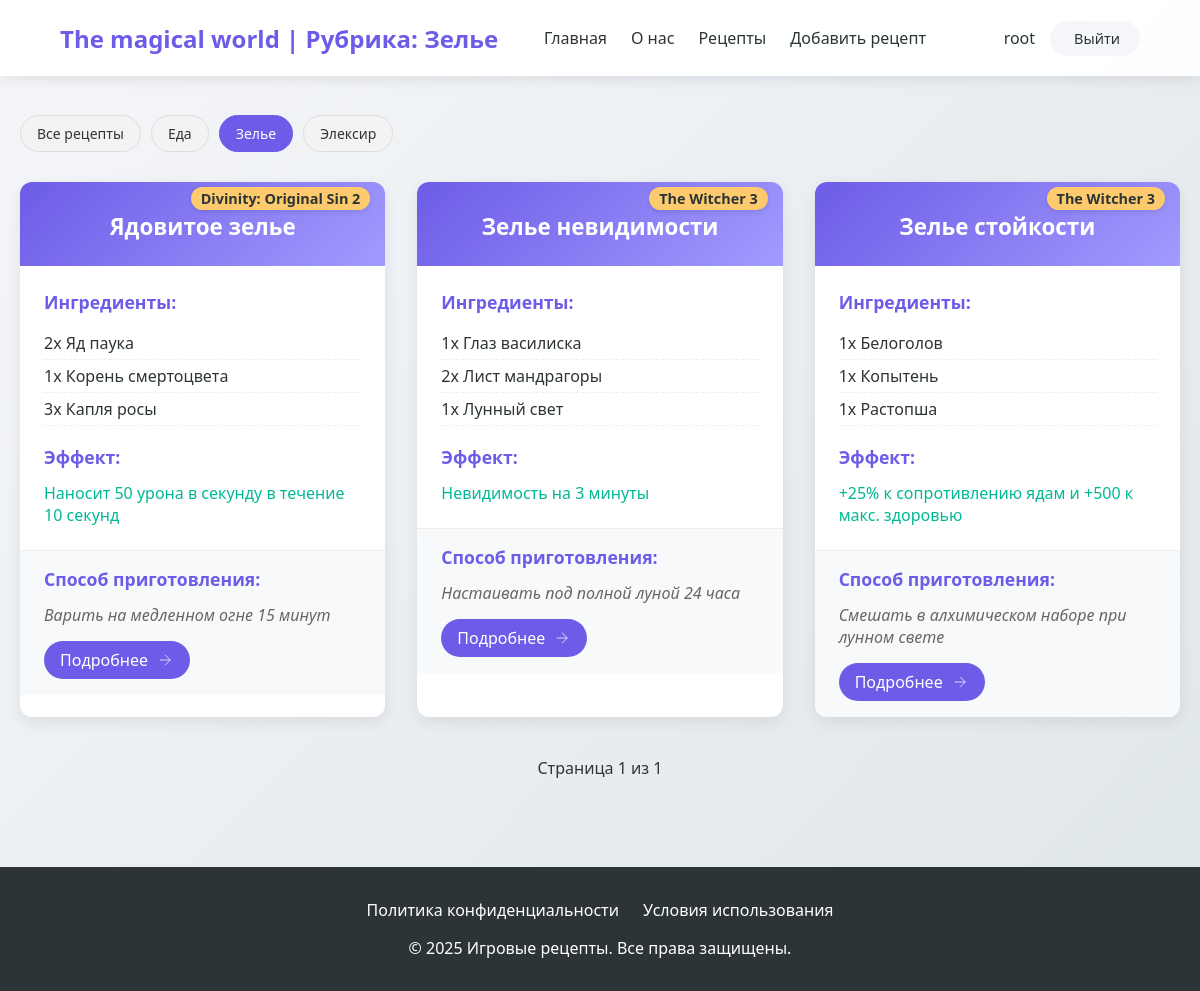
The page /category/Zelie/ (signed in) on the database its author committed.
### star/models.py (models this page shows, shortened)
class Category(models.Model):
    name = models.CharField(max_length=255, db_index=True, verbose_name = 'Категория')
    slug = models.SlugField(max_length=100, unique=True, db_index=True)
    class Meta:
        verbose_name = 'Категории'
        verbose_name_plural = 'Категории'
    def get_absolute_url(self):
         return reverse('category', kwargs = {'cat_slug' : self.slug})

class recipe(models.Model):
    title = models.CharField(max_length = 255, verbose_name = 'Название')
    slug = models.SlugField(max_length = 255, unique = True, db_index = True, verbose_name = 'slug')
    game = models.CharField(max_length = 255, verbose_name = 'Название игры')
    ingredients = models.JSONField(default =list, blank = True, verbose_name = 'Ингредиенты')
    effect = models.CharField(max_length = 255, verbose_name = 'Эффект')
    preparation = models.CharField(max_length = 255, verbose_name = 'Способ приготовления')
    time_create = models.DateTimeField(auto_now_add = True, verbose_name = 'Время создания')
    time_update = models.DateTimeField(auto_now = True, verbose_name = 'Время изменение')
    cat = models.ForeignKey('Category', on_delete = models.PROTECT, verbose_name = 'Категория')
    author = models.ForeignKey(get_user_model(), on_delete = models.SET_NULL, related_name = 'post', null = True, default = None)
    class Meta:
        verbose_name = 'Лучшие рецепты'
        verbose_name_plural = 'Лучшие рецепты'
        ordering = ['-time_create']
        indexes = [
            models.Index(fields = ['-time_create'])
        ]
    def get_absolute_url(self):
         return reverse('recipe', kwargs = {'recipe_slug' : self.slug})

### star/views.py (the view)
# urls.py: path('category/<slug:cat_slug>/', views.show_category, name='category'),
@login_required
def show_category(request, cat_slug):
    category = get_object_or_404(Category, slug=cat_slug)
    recipes = recipe.objects.filter(cat=category)
    paginator = Paginator(recipes, 6)
    page_number = request.GET.get('page')
    page_obj = paginator.get_page(page_number)
    context = {
        'recipes': recipes,
        'categories': Category.objects.all(),
        'cat_selected': category.pk,
        'title': f'Рубрика: {category.name}',
        'page_obj': page_obj
    }
    return render(request, 'star/catalog.html', context)

### star/templates/star/catalog.html (shortened to what this page needs)
{% extends 'star/base.html' %}
{% load static %}
{% block content %}
<section class="recipes-section">
    <link type="text/css" href="{% static 'star/css/catalog.css' %}" rel="stylesheet">
    <div class="category-filter">
        <div class="category-buttons">
            <a href="{% url 'all_recipes' %}" class="category-btn {% if not cat_selected %}active{% endif %}">
                Все рецепты
            </a>
            {% for category in categories %}
            <a href="{{ category.get_absolute_url }}"
                class="category-btn {% if category.pk == cat_selected %}active{% endif %}">
                {{ category.name }}
            </a>
            {% endfor %}
        </div>
    </div>
    <div class="recipes-grid">
        {% for recipe in page_obj %}
        <div class="recipe-card">
            <div class="recipe-header">
                <h2>{{ recipe.title }}</h2>
                <span class="game-badge">{{ recipe.game }}</span>
            </div>
            <div class="recipe-content">
                <div class="ingredients">
                    <h3>Ингредиенты:</h3>
                    <ul>
                        {% for ingredient in recipe.ingredients|slice:":3" %}
                        <li>{{ ingredient }}</li>
                        {% endfor %}
                    </ul>
                </div>
                <div class="recipe-effects">
                    <h3>Эффект:</h3>
                    <p>{{ recipe.effect|truncatewords:10  }}</p>
                </div>
            </div>
            <div class="recipe-footer">
                <div class="preparation">
                    <h3>Способ приготовления:</h3>
                    <p>{{ recipe.preparation|truncatewords:10 }}</p>
                    <a href="{{ recipe.get_absolute_url }}" class="details-btn">
                        <span>Подробнее</span>
                        <svg width="18" height="18" viewBox="0 0 24 24" fill="none" stroke="currentColor">
                            <path d="M5 12h14M12 5l7 7-7 7"/>
                        </svg>
                    </a>
                </div>
            </div>
        </div>
        {% endfor %}
    </div>
    <div class="pagination">
        <div class="pagination-links">
            <span class="current-page">
                Страница {{ page_obj.number }} из {{ page_obj.paginator.num_pages }}
            </span>
        </div>
    </div>
</section>
{% endblock %}

### star/templates/star/base.html (shortened to what this page needs)
{% load static %}
<!DOCTYPE html>
<html lang="ru">
<head>
    <link type="text/css" href="{% static 'star/css/style.css' %}" rel="stylesheet">
</head>
<body>
    <header>
        <nav>
            <a href="{% url 'home' %}" class="logo">The magical world | {{ title }}</a>
            <div class="nav-links">
                <a href="{% url 'home' %}">Главная</a>
                <a href="{% url 'about' %}">О нас</a>
                <a href="{% url 'catalog' %}">Рецепты</a>
                <a href="{% url 'addpage' %}">Добавить рецепт</a>
            </div>
            <div class="auth-container">
                    {% if user.is_authenticated %}
                        <span class="nav-links">
                            {{ user.username }}
                        </span>
                        <a href="{% url 'users:logout' %}" class="auth-btn logout-btn">
                        Выйти
                        </a>
                    {% endif %}
                </div>
        </nav>
    </header>
    <main class="container">
        {% block content %}{% endblock %}
    </main>
    <footer>
        <div class="footer-links">
            <a href="#">Политика конфиденциальности</a>
            <a href="#">Условия использования</a>
        </div>
        <p>© 2025 Игровые рецепты. Все права защищены.</p>
    </footer>
</body>
</html>

### star/static/star/css/style.css (style rules this page uses)
:root { --primary: #6c5ce7; --secondary: #a29bfe; --dark: #2d3436; --light: #f5f6fa; --success: #00b894; --warning: #fdcb6e; --danger: #d63031; }
* { margin: 0; padding: 0; box-sizing: border-box; font-family: 'Segoe UI', Tahoma, Geneva, Verdana, sans-serif; }
body { background: linear-gradient(135deg, var(--light), #dfe6e9); min-height: 100vh; color: var(--dark); }
header { background: rgba(255, 255, 255, 0.95); box-shadow: 0 2px 15px rgba(0, 0, 0, 0.1); position: fixed; width: 100%; z-index: 1000; }
nav { display: flex; justify-content: space-between; align-items: center; padding: 1.2rem 5%; max-width: 1400px; margin: 0 auto; }
.logo { font-size: 1.5rem; font-weight: 700; color: var(--primary); text-decoration: none; }
.nav-links { display: flex; gap: 1.5rem; }
.nav-links a { color: var(--dark); text-decoration: none; font-weight: 500; padding: 0.5rem 0; position: relative; }
.nav-links a::after { content: ''; position: absolute; bottom: 0; left: 0; width: 0; height: 2px; background: var(--primary); transition: width 0.3s ease; }
.container { max-width: 1200px; margin: 0 auto; padding: 100px 20px 40px; }
footer { background: var(--dark); color: white; padding: 2rem 5%; text-align: center; margin-top: 3rem; }
.footer-links { display: flex; justify-content: center; gap: 1.5rem; margin-bottom: 1rem; }
.footer-links a { color: white; text-decoration: none; }
.recipes-grid { display: grid; grid-template-columns: repeat(auto-fill, minmax(350px, 1fr)); gap: 2rem; }
.recipe-card { background: white; border-radius: 12px; overflow: hidden; box-shadow: 0 5px 15px rgba(0, 0, 0, 0.08); transition: transform 0.3s ease, box-shadow 0.3s ease; }
.recipe-header { padding: 1.5rem; background: linear-gradient(135deg, var(--primary), var(--secondary)); color: white; position: relative; }
.game-badge { position: absolute; top: -10px; right: 15px; background: var(--warning); color: var(--dark); padding: 3px 10px; border-radius: 20px; font-size: 0.8rem; font-weight: 600; }
.recipe-header h2 { font-size: 1.4rem; margin-top: 5px; }
.recipe-content { padding: 1.5rem; }
.ingredients h3, .recipe-effects h3, .preparation h3 { font-size: 1.1rem; margin-bottom: 0.8rem; color: var(--primary); }
.ingredients ul { list-style-type: none; margin-bottom: 1.2rem; }
.ingredients li { padding: 5px 0; border-bottom: 1px dashed #eee; }
.recipe-effects p { color: var(--success); font-weight: 500; }
.recipe-footer { padding: 1rem 1.5rem; background: #f8f9fa; border-top: 1px solid #eee; }
.preparation p { font-style: italic; color: #666; }

### star/static/star/css/catalog.css (style rules this page uses)
.details-btn { display: inline-flex; align-items: center; gap: 8px; padding: 8px 16px; background: var(--primary); color: white; border-radius: 50px; text-decoration: none; font-weight: 500; transition: all 0.3s ease; margin-top: 15px; }
.game-badge { display: inline-block; background: var(--warning); color: var(--dark); padding: 2px 10px; border-radius: 13px; font-size: 0.9rem; font-weight: 600; margin-top: 15px; box-shadow: 0 2px 5px rgba(0,0,0,0.1); transition: all 0.3s ease; }
.recipe-header { padding: 1.5rem; text-align: center; }
.recipe-header h2 { margin-bottom: 0; padding-bottom: 0; }

### star/templates/star/base.html (style rules this page uses)
.auth-container { display: flex; align-items: center; gap: 15px; }
.auth-btn { display: inline-flex; align-items: center; justify-content: center; padding: 8px 16px; border-radius: 30px; font-weight: 500; text-decoration: none; transition: all 0.3s ease; font-size: 0.9rem; border: none; cursor: pointer; }
.logout-btn { background: var(--light); color: var(--dark); padding: 8px 20px 8px 16px; }

### star/templates/star/catalog.html (style rules this page uses)
.pagination { margin-top: 40px; text-align: center; }
.pagination-links { display: inline-flex; gap: 10px; align-items: center; }
.current-page { padding: 0 15px; font-weight: 500; }
.category-filter { margin-bottom: 30px; }
.category-buttons { display: flex; flex-wrap: wrap; gap: 10px; margin-top: 15px; }
.category-btn { padding: 8px 16px; background: #f3f3f3; border-radius: 20px; color: #333; text-decoration: none; font-size: 14px; transition: all 0.3s ease; border: 1px solid #ddd; }
.category-btn.active { background: #6c5ce7; color: white; border-color: #6c5ce7; }

### rows shown on the page
Category: name "Еда"
Category: name "Зелье"
Category: name "Элексир"
recipe: title "Ядовитое зелье", game "Divinity: Original Sin 2", ingredients "2x Яд паука" "1x Корень смертоцвета" "3x Капля росы", effect "Наносит 50 урона в секунду в течение 10 секунд", preparation "Варить на медленном огне 15 минут"
recipe: title "Зелье невидимости", game "The Witcher 3", ingredients "1x Глаз василиска" "2x Лист мандрагоры" "1x Лунный свет", effect "Невидимость на 3 минуты", preparation "Настаивать под полной луной 24 часа"
recipe: title "Зелье стойкости", game "The Witcher 3", ingredients "1x Белоголов" "1x Копытень" "1x Растопша", effect "+25% к сопротивлению ядам и +500 к макс. здоровью", preparation "Смешать в алхимическом наборе при лунном свете"

### other values the page prints
{{ title }} "Рубрика: Зелье"
{{ user.username }} "root"
{{ page_obj.number }} "1"
{{ page_obj.paginator.num_pages }} "1"
